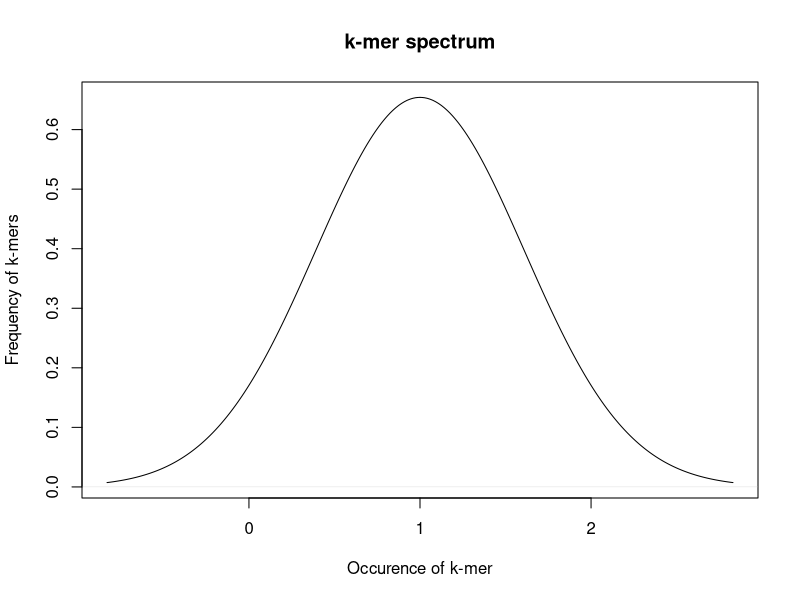
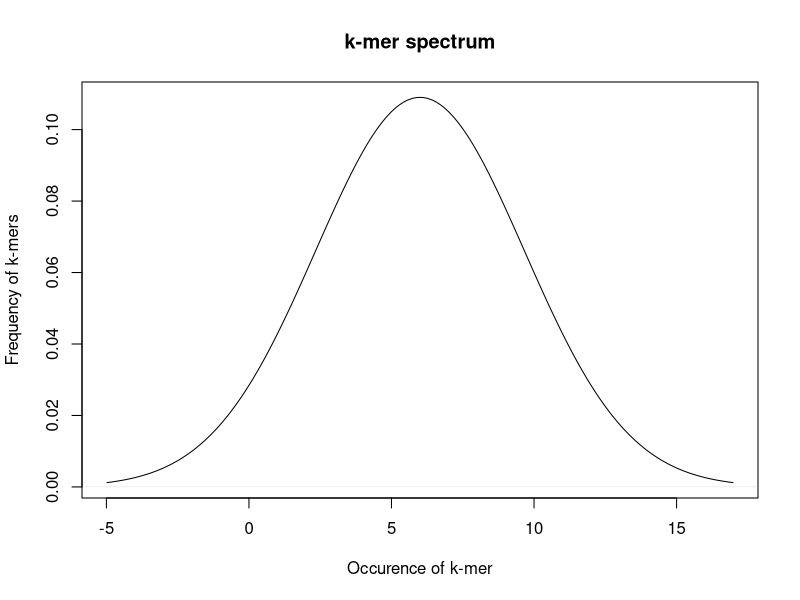
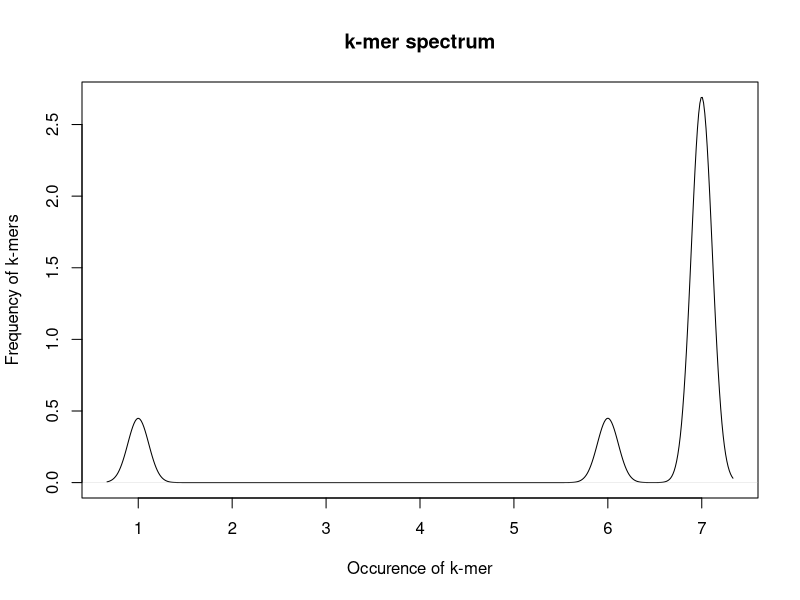
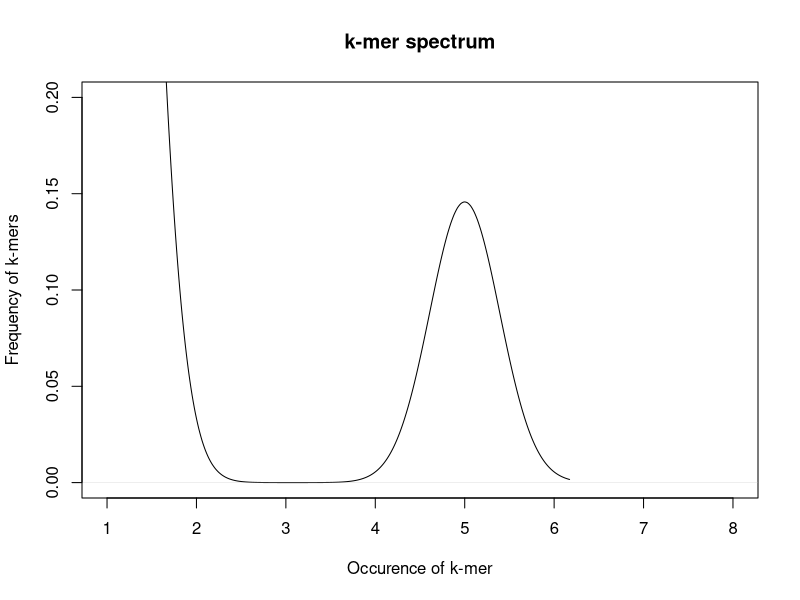
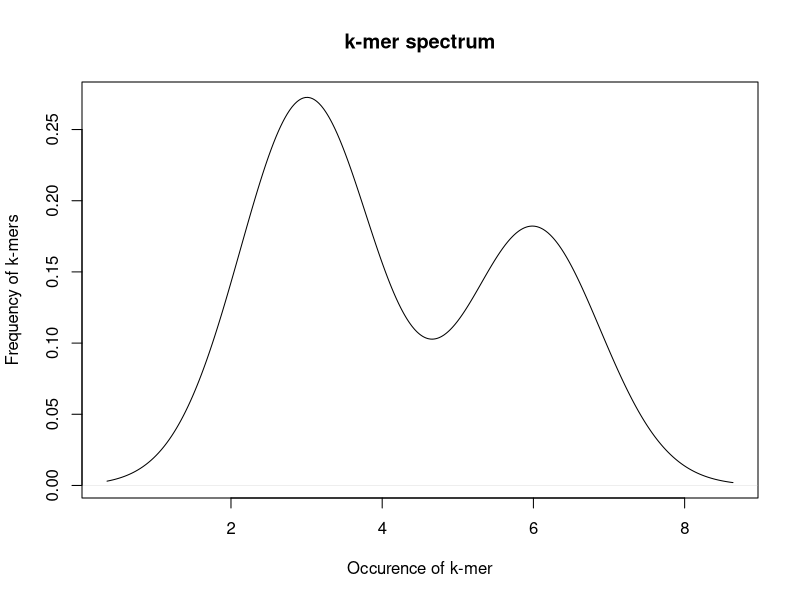

Here is the R script that generated these plots, in order:
## ---- chunk 1
knitr::opts_chunk$set(echo = TRUE)
## ---- chunk 2
read <- "CAGTCGATT"
k <- 3
kmers <- c()

for(i in c(1:(nchar(read)-k+1))) {
  kmers <- c(kmers, substr(x = read, start = i, stop = i+k-1))
}
## ---- chunk 3
print(read)
for(i in c(1:(nchar(read)-k+1))) {
  print(paste0(c(rep(x = " ", times = i-1), substr(x = read, start = i, stop = i+k-1)), collapse = ""))
}
## ---- chunk 4
print(table(kmers))
## ---- chunk 5
kmer_counts <- table(kmers)

plot(density(kmer_counts), main = "k-mer spectrum", 
     xlab = "Occurence of k-mer", ylab = "Frequency of k-mers")
## ---- chunk 6
# Create 6 copies of the read:
reads <- rep(x = read, times = 6)

k <- 3
kmers <- c()

# For each read:
for(j in c(1:length(reads))){
  read_j <- reads[j]
  # We obtain the k-mers:
  for(i in c(1:(nchar(read_j)-k+1))) {
    kmers <- c(kmers, substr(x = read_j, start = i, stop = i+k-1))
  }
}

print(kmers)
## ---- chunk 7
print(table(kmers))
## ---- chunk 8
kmer_counts <- table(kmers)

plot(density(kmer_counts), main = "k-mer spectrum", 
     xlab = "Occurence of k-mer", ylab = "Frequency of k-mers")
## ---- chunk 9
read_with_error <- read
# Changing A to T in one of the reads:
substr(x = read_with_error, start = 1, stop = 1) <- "T"
reads_with_error <- c(reads, read_with_error)

k <- 3
kmers <- c()

# For each read:
for(j in c(1:length(reads_with_error))){
  read_j <- reads_with_error[j]
  # We obtain the k-mers:
  for(i in c(1:(nchar(read_j)-k+1))) {
    kmers <- c(kmers, substr(x = read_j, start = i, stop = i+k-1))
  }
}

print(table(kmers))
## ---- chunk 10
kmer_counts <- table(kmers)

plot(density(kmer_counts), main = "k-mer spectrum", 
     xlab = "Occurence of k-mer", ylab = "Frequency of k-mers")
## ---- chunk 11
# Simulating counts for "real" datasets:
counts <- rep(x = 1, times = 300)
counts <- c(counts, rep(x = 5, times = 50))

plot(density(counts), main = "k-mer spectrum", 
     xlab = "Occurence of k-mer", ylab = "Frequency of k-mers",
     xlim = c(1,8), ylim = c(0,0.20))

## ---- chunk 12
# We have two reads from the same location, but different haplotypes:
# Notice that the 3rd position changes from one read to the other (G>C) 
read_h1 <- "CAGTCGATT"
read_h2 <- "CACTCGATT"
## ---- chunk 13
reads <- c(rep(x = read_h1, times = 3),
           rep(x = read_h2, times = 3))

k <- 3
kmers <- c()

# For each read:
for(j in c(1:length(reads))){
  read_j <- reads[j]
  # We obtain the k-mers:
  for(i in c(1:(nchar(read_j)-k+1))) {
    kmers <- c(kmers, substr(x = read_j, start = i, stop = i+k-1))
  }
}

print(table(kmers))
## ---- chunk 14
kmer_counts <- table(kmers)

plot(density(kmer_counts), main = "k-mer spectrum", 
     xlab = "Occurence of k-mer", ylab = "Frequency of k-mers")
